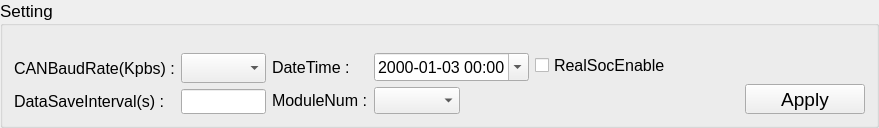
                 <widget class="QGroupBox" name="sys">
                  <property name="minimumSize">
                   <size>
                    <width>0</width>
                    <height>101</height>
                   </size>
                  </property>
                  <property name="font">
                   <font>
                    <pointsize>13</pointsize>
                   </font>
                  </property>
                  <property name="title">
                   <string>Setting</string>
                  </property>
                  <layout class="QGridLayout" name="gridLayout">
                   <property name="topMargin">
                    <number>27</number>
                   </property>
                   <item row="0" column="0" rowspan="2">
                    <layout class="QFormLayout" name="formLayout_3">
                     <property name="fieldGrowthPolicy">
                      <enum>QFormLayout::AllNonFixedFieldsGrow</enum>
                     </property>
                     <property name="labelAlignment">
                      <set>Qt::AlignLeading|Qt::AlignLeft|Qt::AlignVCenter</set>
                     </property>
                     <property name="formAlignment">
                      <set>Qt::AlignLeading|Qt::AlignLeft|Qt::AlignVCenter</set>
                     </property>
                     <item row="0" column="0">
                      <widget class="QLabel" name="label_2">
                       <property name="font">
                        <font>
                         <pointsize>12</pointsize>
                        </font>
                       </property>
                       <property name="text">
                        <string>CANBaudRate(Kpbs) :</string>
                       </property>
                      </widget>
                     </item>
                     <item row="1" column="0">
                      <widget class="QLabel" name="label_5">
                       <property name="font">
                        <font>
                         <pointsize>12</pointsize>
                        </font>
                       </property>
                       <property name="text">
                        <string>DataSaveInterval(s) :</string>
                       </property>
                      </widget>
                     </item>
                     <item row="1" column="1">
                      <widget class="QLineEdit" name="dataSaveInterval">
                       <property name="sizePolicy">
                        <sizepolicy hsizetype="Minimum" vsizetype="Fixed">
                         <horstretch>0</horstretch>
                         <verstretch>0</verstretch>
                        </sizepolicy>
                       </property>
                       <property name="minimumSize">
                        <size>
                         <width>85</width>
                         <height>25</height>
                        </size>
                       </property>
                       <property name="maximumSize">
                        <size>
                         <width>85</width>
                         <height>25</height>
                        </size>
                       </property>
                       <property name="font">
                        <font>
                         <pointsize>12</pointsize>
                        </font>
                       </property>
                       <property name="inputMethodHints">
                        <set>Qt::ImhFormattedNumbersOnly</set>
                       </property>
                       <property name="maxLength">
                        <number>8</number>
                       </property>
                       <property name="alignment">
                        <set>Qt::AlignLeading|Qt::AlignLeft|Qt::AlignVCenter</set>
                       </property>
                      </widget>
                     </item>
                     <item row="0" column="1">
                      <widget class="QComboBox" name="canRate">
                       <property name="minimumSize">
                        <size>
                         <width>85</width>
                         <height>30</height>
                        </size>
                       </property>
                       <property name="maximumSize">
                        <size>
                         <width>85</width>
                         <height>25</height>
                        </size>
                       </property>
                       <property name="font">
                        <font>
                         <pointsize>12</pointsize>
                        </font>
                       </property>
                       <property name="currentIndex">
                        <number>-1</number>
                       </property>
                       <property name="maxVisibleItems">
                        <number>5</number>
                       </property>
                       <property name="maxCount">
                        <number>5</number>
                       </property>
                      </widget>
                     </item>
                    </layout>
                   </item>
                   <item row="0" column="1" rowspan="2">
                    <layout class="QFormLayout" name="formLayout_14">
                     <property name="fieldGrowthPolicy">
                      <enum>QFormLayout::AllNonFixedFieldsGrow</enum>
                     </property>
                     <property name="labelAlignment">
                      <set>Qt::AlignLeading|Qt::AlignLeft|Qt::AlignVCenter</set>
                     </property>
                     <item row="0" column="0">
                      <widget class="QLabel" name="label_19">
                       <property name="font">
                        <font>
                         <pointsize>12</pointsize>
                        </font>
                       </property>
                       <property name="text">
                        <string>DateTime :</string>
                       </property>
                      </widget>
                     </item>
                     <item row="0" column="1">
                      <widget class="QDateTimeEdit" name="dateTime">
                       <property name="font">
                        <font>
                         <pointsize>12</pointsize>
                        </font>
                       </property>
                       <property name="dateTime">
                        <datetime>
                         <hour>0</hour>
                         <minute>0</minute>
                         <second>0</second>
                         <year>2000</year>
                         <month>1</month>
                         <day>3</day>
                        </datetime>
                       </property>
                       <property name="displayFormat">
                        <string>yyyy-MM-dd hh:mm</string>
                       </property>
                       <property name="calendarPopup">
                        <bool>true</bool>
                       </property>
                      </widget>
                     </item>
                     <item row="1" column="0">
                      <widget class="QLabel" name="label_25">
                       <property name="font">
                        <font>
                         <pointsize>12</pointsize>
                        </font>
                       </property>
                       <property name="text">
                        <string>ModuleNum :</string>
                       </property>
                      </widget>
                     </item>
                     <item row="1" column="1">
                      <widget class="QComboBox" name="comboBoxModuleNum">
                       <property name="sizePolicy">
                        <sizepolicy hsizetype="Maximum" vsizetype="Fixed">
                         <horstretch>0</horstretch>
                         <verstretch>0</verstretch>
                        </sizepolicy>
                       </property>
                       <property name="font">
                        <font>
                         <pointsize>12</pointsize>
                        </font>
                       </property>
                       <property name="maxVisibleItems">
                        <number>18</number>
                       </property>
                      </widget>
                     </item>
                    </layout>
                   </item>
                   <item row="0" column="2">
                    <widget class="QCheckBox" name="checkBoxRealSoc">
                     <property name="font">
                      <font>
                       <pointsize>12</pointsize>
                      </font>
                     </property>
                     <property name="text">
                      <string>RealSocEnable</string>
                     </property>
                    </widget>
                   </item>
                   <item row="0" column="3">
                    <widget class="EasterEggLabel" name="easterEggLabel4RealSoc"/>
                   </item>
                   <item row="1" column="2">
                    <spacer name="horizontalSpacer_6">
                     <property name="orientation">
                      <enum>Qt::Horizontal</enum>
                     </property>
                     <property name="sizeHint" stdset="0">
                      <size>
                       <width>204</width>
                       <height>20</height>
                      </size>
                     </property>
                    </spacer>
                   </item>
                   <item row="1" column="3">
                    <widget class="QPushButton" name="apply1">
                     <property name="minimumSize">
                      <size>
                       <width>120</width>
                       <height>25</height>
                      </size>
                     </property>
                     <property name="maximumSize">
                      <size>
                       <width>16777215</width>
                       <height>30</height>
                      </size>
                     </property>
                     <property name="font">
                      <font>
                       <pointsize>14</pointsize>
                       <weight>50</weight>
                       <bold>false</bold>
                       <underline>false</underline>
                      </font>
                     </property>
                     <property name="text">
                      <string>Apply</string>
                     </property>
                     <property name="icon">
                      <iconset resource="res.qrc">
                       <normaloff>:/image/dialog_apply_32px_1173780_easyicon.net.png</normaloff>:/image/dialog_apply_32px_1173780_easyicon.net.png</iconset>
                     </property>
                     <property name="iconSize">
                      <size>
                       <width>24</width>
                       <height>24</height>
                      </size>
                     </property>
                     <property name="flat">
                      <bool>false</bool>
                     </property>
                    </widget>
                   </item>
                  </layout>
                 </widget>
